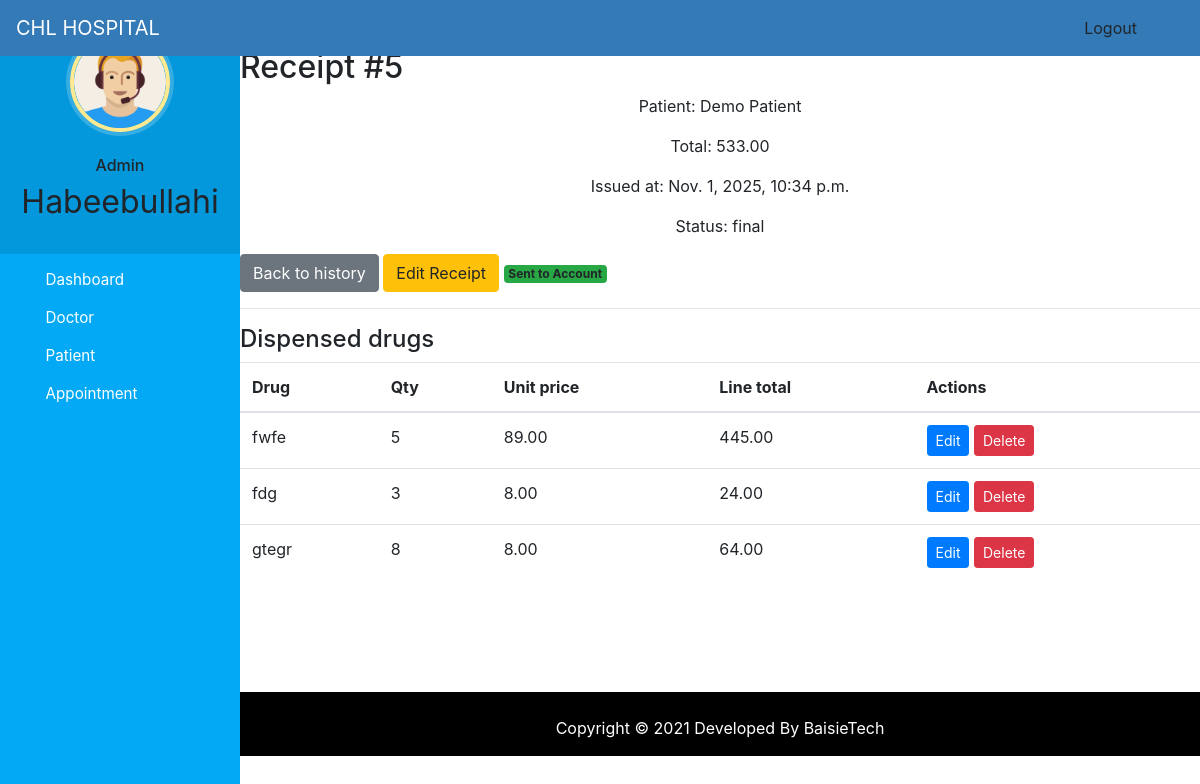
Page /pharmacy-receipt/5/ (signed in) on the committed database.
### hospital/models.py (models this page shows, shortened)
class PharmacyReceipt(models.Model):
    dispensed_drugs = models.ManyToManyField(DispensedDrug)
    patient = models.ForeignKey(Patient, on_delete=models.CASCADE)
    total_amount = models.DecimalField(max_digits=10, decimal_places=2)
    issued_at = models.DateTimeField(auto_now_add=True)
    last_modified = models.DateTimeField(auto_now=True)
    issued_by = models.ForeignKey(User, on_delete=models.SET_NULL, null=True)
    status = models.CharField(max_length=20, choices=[
        ('draft', 'Draft'),
        ('final', 'Final'),
        ('cancelled', 'Cancelled')
    ], default='draft')

class Patient(models.Model):
    user=models.OneToOneField(User,on_delete=models.CASCADE)
    profile_pic= models.ImageField(upload_to='profile_pic/PatientProfilePic/',null=True,blank=True)
    address = models.CharField(max_length=40)
    mobile = models.CharField(max_length=20,null=False)
    symptoms = models.CharField(max_length=100,null=False)
    assignedDoctorId = models.PositiveIntegerField(null=True)
    admitDate=models.DateField(auto_now=True)
    status=models.BooleanField(default=False)
    @property
    def get_name(self):
        return self.user.first_name+" "+self.user.last_name

class DispensedDrug(models.Model):
    emr = models.ForeignKey(PatientEMR, on_delete=models.CASCADE, related_name='dispensed_drugs')
    drug_name = models.CharField(max_length=200)  # NEW: Free text
    quantity = models.PositiveIntegerField()
    price_per_unit = models.DecimalField(max_digits=10, decimal_places=2)
    dispensed_by = models.ForeignKey(User, on_delete=models.SET_NULL, null=True)
    dispensed_at = models.DateTimeField(auto_now_add=True)
    def total(self):
        return self.quantity * self.price_per_unit

### hospital/views.py (the view)
# urls.py: path('pharmacy-receipt/<int:receipt_id>/', views.pharmacy_receipt_detail, name='pharmacy-receipt-detail'),
@login_required(login_url='pharmacy-login')
@user_passes_test(lambda u: u.groups.filter(name='PHARMACY').exists())
def pharmacy_receipt_detail(request, receipt_id):
    receipt = get_object_or_404(PharmacyReceipt, pk=receipt_id)
    drugs = receipt.dispensed_drugs.all()
    return render(request, 'hospital/pharmacy_receipt_detail.html', {
        'receipt': receipt,
        'drugs': drugs,
    })

### templates/hospital/pharmacy_receipt_detail.html
{% extends 'hospital/admin_base.html' %}
{% block content %}
<h2>Receipt #{{ receipt.pk }}</h2>
<p>Patient: {{ receipt.patient.get_name }}</p>
<p>Total: {{ receipt.total_amount }}</p>
<p>Issued at: {{ receipt.issued_at }}</p>
<p>Status: {{ receipt.status }}</p>
<a class="btn btn-secondary" href="{% url 'pharmacy-history' %}">Back to history</a>
<a class="btn btn-warning" href="{% url 'pharmacy-edit-receipt' receipt.pk %}">Edit Receipt</a>
{% if receipt.status != 'final' %}
  <form method="post" action="{% url 'pharmacy-send-to-account' receipt.pk %}" style="display:inline">
    {% csrf_token %}
    <button type="submit" class="btn btn-success">Send to Account</button>
  </form>
{% else %}
  <span class="badge bg-success">Sent to Account</span>
{% endif %}
<hr>
<h4>Dispensed drugs</h4>
<table class="table">
  <thead><tr><th>Drug</th><th>Qty</th><th>Unit price</th><th>Line total</th><th>Actions</th></tr></thead>
  <tbody>
    {% for d in drugs %}
      <tr>
        <td>{{ d.drug_name }}</td>
        <td>{{ d.quantity }}</td>
        <td>{{ d.price_per_unit }}</td>
        <td>{{ d.total }}</td>
        <td>
          <a class="btn btn-sm btn-primary" href="{% url 'pharmacy-edit-drug' d.pk %}">Edit</a>
          <a class="btn btn-sm btn-danger" href="{% url 'pharmacy-delete-drug' d.pk %}">Delete</a>
        </td>
      </tr>
    {% empty %}
      <tr><td colspan="5">No drugs on this receipt.</td></tr>
    {% endfor %}
  </tbody>
</table>
{% endblock %}

### templates/hospital/admin_base.html (shortened to what this page needs)
<!DOCTYPE html>
{% load static %}
<html lang="en">
<head>
  <link rel="stylesheet" href="https://stackpath.bootstrapcdn.com/bootstrap/4.3.1/css/bootstrap.min.css">
  <link rel="stylesheet" href="https://maxcdn.bootstrapcdn.com/font-awesome/4.7.0/css/font-awesome.min.css">
  <link rel="stylesheet" href="{% static '/style.css' %}">
</head>
<body>
  <nav class="menu" tabindex="0">
    <header class="avatar">
      <img src="{% static "images/adminpropic.png" %}" />
      <br><br>
      <h6>Admin</h6>
      <h2>{{request.user.first_name}}</h2>
    </header>
    <ul>
      <li tabindex="0" class="icon-dashboard"> <a style="color:white; text-decoration:none;" href="/admin-dashboard"><span>Dashboard</span></a> </li>
      <li tabindex="0" class="icon-customers"> <a style="color:white; text-decoration:none;" href="/admin-doctor"><span>Doctor</span></a></li>
      <li tabindex="0" class="icon-users"> <a style="color:white; text-decoration:none;" href="/admin-patient"><span>Patient</span></a></li>
      <li tabindex="0" class="icon-calendar"> <a style="color:white; text-decoration:none;" href="/admin-appointment"><span>Appointment</span></a></li>
    </ul>
  </nav>
  <main>
    <div class="bs-example">
      <nav class="navbar navbar-expand-md  navbar-dark fixed-top" style="background:#337AB7;">
        <a href="/admin-dashboard" class="navbar-brand">CHL HOSPITAL</a>
        <div class="collapse navbar-collapse justify-content-between" id="navbarCollapse">
          <div class="navbar-nav" style=" margin-left: 90%;">
            <form method="post" action="{% url 'logout' %}" style="display:inline;">
              <button type="submit" class="nav-item nav-link btn btn-link" style="padding:0;color:inherit;">Logout</button>
            </form>
          </div>
        </div>
      </nav>
    </div>
    <br><br>
    {% block content %}
    {% endblock content %}
    <br><br><br><br>
    <footer>
      <br>
      <div class="container">
        <div class="row">
          <div class="col-md-12 col-sm-12">
            <div style="color:#ffffff;" class="wow fadeInUp footer-copyright">
              <p>
                Copyright &copy; 2021 Developed By BaisieTech </p>
            </div>
          </div>
        </div>
      </div>
    </footer>
  </main>
</body>
</html>

### static/style.css (style rules this page uses)
body { padding-left: 240px; }
main { position: relative; height: 100vh; }
.menu { background: #5bc995; height: 100vh; width: 240px; position: fixed; top: 0px; left: 0; z-index: 5; outline: none; }
.menu .avatar { background: rgba(0, 0, 0, 0.1); padding: 2em 0.5em; text-align: center; }
.menu .avatar img { width: 100px; border-radius: 50%; overflow: hidden; border: 4px solid #ffea92; box-shadow: 0 0 0 4px rgba(255, 255, 255, 0.2); }
.menu .avatar h2 { font-weight: normal; margin-bottom: 0; }
.menu ul { list-style: none; padding: 0.5em 0; margin: 0; }
.menu ul li { padding: 0.5em 1em 0.5em 3em; font-size: 0.95em; font-weight: regular; background-repeat: no-repeat; background-position: left 15px center; background-size: auto 20px; transition: all 0.15s linear; cursor: pointer; }
.menu ul li.icon-dashboard { background-image: url("http://www.entypo.com/images//gauge.svg"); }
.menu ul li.icon-customers { background-image: url("http://www.entypo.com/images//briefcase.svg"); }
.menu ul li.icon-users { background-image: url("http://www.entypo.com/images//users.svg"); }
.menu ul li.icon-calendar { background-image: url("http://www.entypo.com/images//calendar.svg"); }

### templates/hospital/admin_base.html (style rules this page uses)
a:link { text-decoration: none; }
a { color: white; }
footer { padding: 0px 0px 0px 0px; background-color: black; margin: 0px; }
p { text-align: center; }
body { padding-left: 240px; }
main { position: relative; height: 100vh; }
.menu { background: #03a9f4; height: 100vh; width: 240px; position: fixed; top: 0px; left: 0; z-index: 5; outline: none; }
.menu .avatar { background: rgba(0, 0, 0, 0.1); padding: 2em 0.5em; text-align: center; }
.menu .avatar img { width: 100px; border-radius: 50%; overflow: hidden; border: 4px solid #ffea92; box-shadow: 0 0 0 4px rgba(255, 255, 255, 0.2); }
.menu .avatar h2 { font-weight: normal; margin-bottom: 0; }
.menu ul { list-style: none; padding: 0.5em 0; margin: 0; }
.menu ul li { padding: 0.5em 1em 0.5em 3em; font-size: 0.95em; font-weight: regular; background-repeat: no-repeat; background-position: left 15px center; background-size: auto 20px; transition: all 0.15s linear; cursor: pointer; }
.menu ul li.icon-dashboard { background-image: url("http://www.entypo.com/images//gauge.svg"); }
.menu ul li.icon-customers { background-image: url("http://www.entypo.com/images//briefcase.svg"); }
.menu ul li.icon-users { background-image: url("http://www.entypo.com/images//users.svg"); }
.menu ul li.icon-calendar { background-image: url("http://www.entypo.com/images//calendar.svg"); }

### rows in the picture
PharmacyReceipt: pk "5", patient.get_name "Demo Patient", total_amount "533.00", issued_at "Nov. 1, 2025, 10:34 p.m.", status "final"
DispensedDrug: drug_name "fwfe", quantity "5", price_per_unit "89.00", total "445.00"
DispensedDrug: drug_name "fdg", quantity "3", price_per_unit "8.00", total "24.00"
DispensedDrug: drug_name "gtegr", quantity "8", price_per_unit "8.00", total "64.00"

### other values in the picture
{{ request.user.first_name }} "Habeebullahi"
